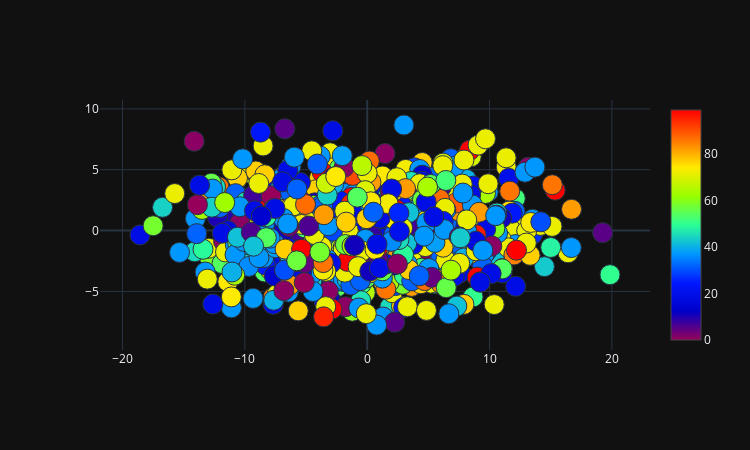

Notebook source saved alongside this figure:
### Code cell
plot_2d(principalComponents[:, 0],principalComponents[:, 1])

### Figure 1 — Plotly figure (JSON) as saved in the notebook; plotly's stock layout.template omitted (floating-point values rounded to 4 significant figures; data arrays with more than 128 entries replaced by an {"elided": "..."} marker saying what was removed)
{"data": [{"marker": {"color": {"elided": "943 int values"}, "colorscale": [[0, "rgb(150,0,90)"], [0.125, "rgb(0,0,200)"], [0.25, "rgb(0,25,255)"], [0.375, "rgb(0,152,255)"], [0.5, "rgb(44,255,150)"], [0.625, "rgb(151,255,0)"], [0.75, "rgb(255,234,0)"], [0.875, "rgb(255,111,0)"], [1, "rgb(255,0,0)"]], "line": {"width": 1}, "showscale": true, "size": 20}, "mode": "markers", "type": "scatter", "x": {"elided": "943 float values"}, "y": {"elided": "943 float values"}}], "layout": {"height": 450, "margin": {"b": 100, "l": 100, "r": 100, "t": 100}, "width": 750}}
